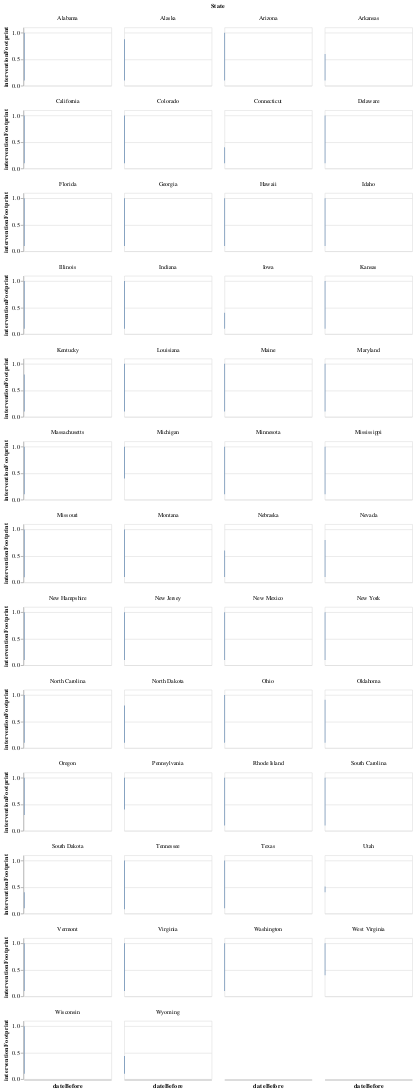

Notebook source saved alongside this figure:
### Code cell
import altair as alt 
domain_pd = pd.to_datetime(['2020-03-01', '2020-04-01']).astype(int) / 10 ** 6
chart = alt.Chart(df_all).mark_line().encode(
        x = alt.X("dateBefore", scale=alt.Scale(domain=list(domain_pd))),
        y = alt.Y("interventionFootprint", scale=alt.Scale(0,1)),
        facet=alt.Facet('State:O', columns=4),
    )
chart.properties(width=150,height=100).interactive()

### Figure 1 — Vega-Lite specification as saved in the notebook (floating-point values rounded to 4 significant figures; data arrays with more than 128 entries replaced by an {"elided": "..."} marker saying what was removed)
{"config": {"view": {"continuousWidth": 400, "continuousHeight": 300}}, "data": {"name": "data-02bdbe013d304515d593571272b205b2"}, "mark": "line", "encoding": {"facet": {"type": "ordinal", "columns": 4, "field": "State"}, "x": {"type": "temporal", "field": "dateBefore", "scale": {"domain": [1583000000000.0, 1586000000000.0]}}, "y": {"type": "quantitative", "field": "interventionFootprint", "scale": {"align": 0, "base": 1}}}, "height": 100, "selection": {"selector001": {"type": "interval", "bind": "scales", "encodings": ["x", "y"]}}, "width": 150, "$schema": "https://vega.github.io/schema/vega-lite/v4.0.2.json", "datasets": {"data-02bdbe013d304515d593571272b205b2": {"elided": "286 records"}}}
